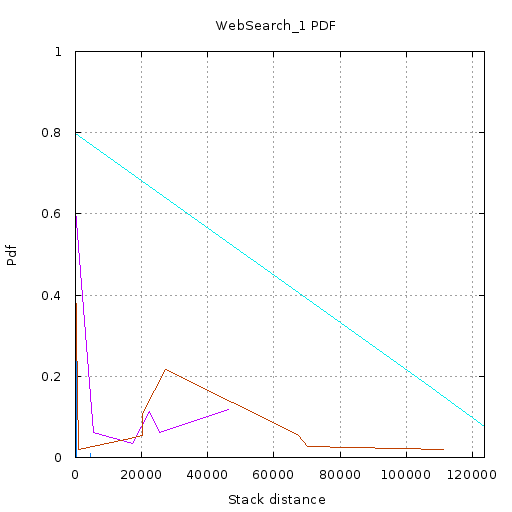

Here is the gnuplot script that generated this plot:
set terminal  png size 512,512 font 'Verdana, 10'
set nokey
set title "WebSearch_1 PDF"
set output '//home//cat//Documents//CACHE//Tests//Gists//WebSearch1//PDF//5//pdf.png'
set ylabel "Pdf"
set yrange [0:1]
set xlabel "Stack distance"
set xrange [2.000000:123652.333333]
set grid xtics ytics
plot '//home//cat//Documents//CACHE//Tests//Gists//WebSearch1//PDF//5//0.txt' using 1:2 with lines,\
'//home//cat//Documents//CACHE//Tests//Gists//WebSearch1//PDF//5//1.txt' using 1:2 with lines,\
'//home//cat//Documents//CACHE//Tests//Gists//WebSearch1//PDF//5//2.txt' using 1:2 with lines,\
'//home//cat//Documents//CACHE//Tests//Gists//WebSearch1//PDF//5//3.txt' using 1:2 with lines,\
'//home//cat//Documents//CACHE//Tests//Gists//WebSearch1//PDF//5//4.txt' using 1:2 with lines,\
'//home//cat//Documents//CACHE//Tests//Gists//WebSearch1//PDF//5//5.txt' using 1:2 with lines
